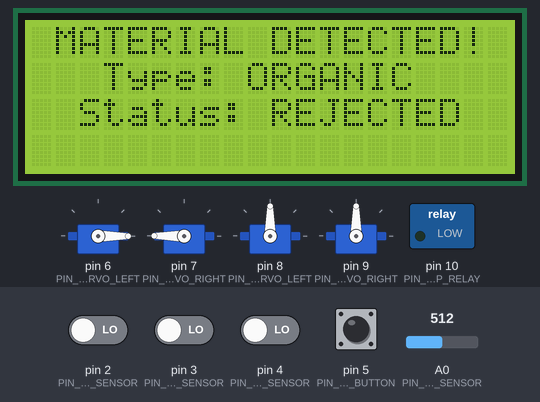
Bench run of a sketch on a simulated Arduino Uno, built with avr-gcc and run on an emulated ATmega328P. Parts: 20×4 character LCD, 4 × servo, switched loads named in the sketch (green lamp = pin HIGH). Inputs (shaded band) come from the test bench; at power-on: pin 5 (PIN_DISPENSE_BUTTON) HIGH, pin 2 (PIN_INDUCTIVE_SENSOR), pin 3 (PIN_CAPACITIVE_SENSOR), pin 4 (PIN_VIBRATION_SENSOR) LOW, A0 (PIN_MQ135_SENSOR) = 512. What the sketch prints to the serial monitor is not drawn.

Above: at 3.8 s.
3.9 s: A0 (PIN_MQ135_SENSOR) set to 415
13.5 s: A0 (PIN_MQ135_SENSOR) set to 382
At 16.8 s:
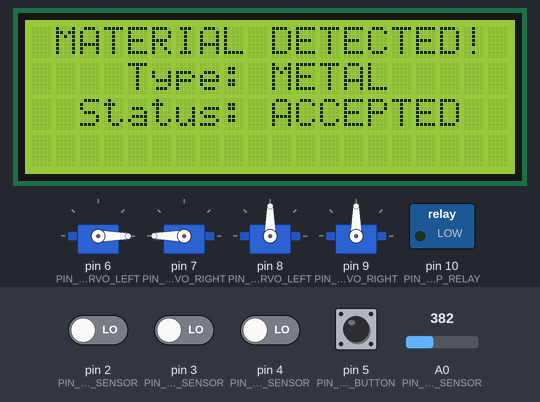
20.3 s: A0 (PIN_MQ135_SENSOR) set to 410
At 24.0 s:
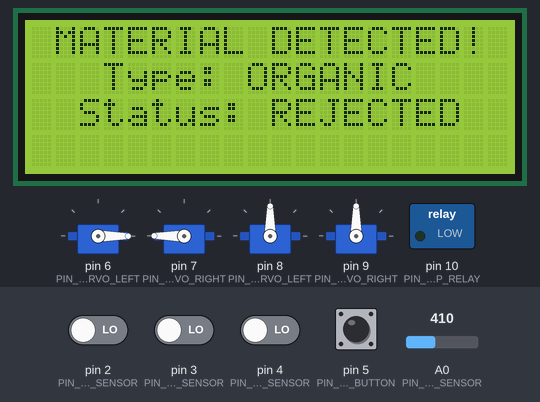
25.4 s: A0 (PIN_MQ135_SENSOR) set to 390
At 33.2 s:
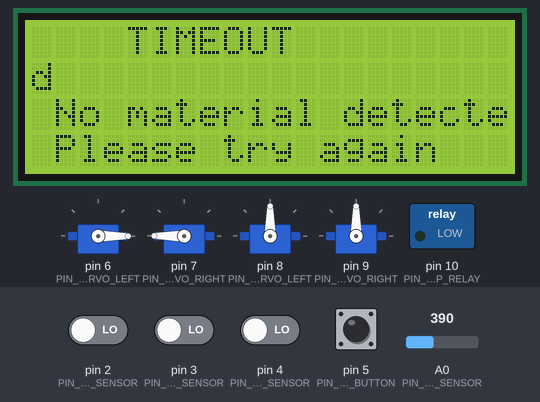
33.9 s: pin 2 (PIN_INDUCTIVE_SENSOR) driven HIGH
At 35.9 s:
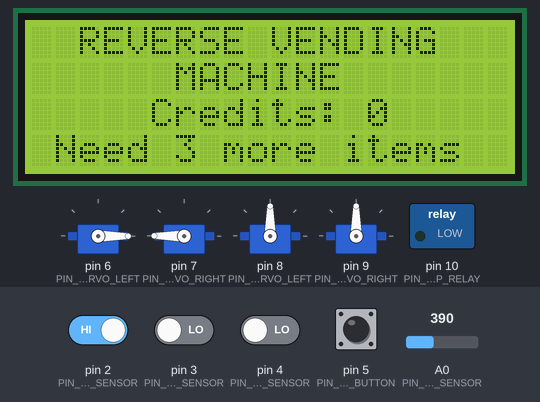
43.5 s: pin 2 (PIN_INDUCTIVE_SENSOR) driven LOW
At 48.0 s:
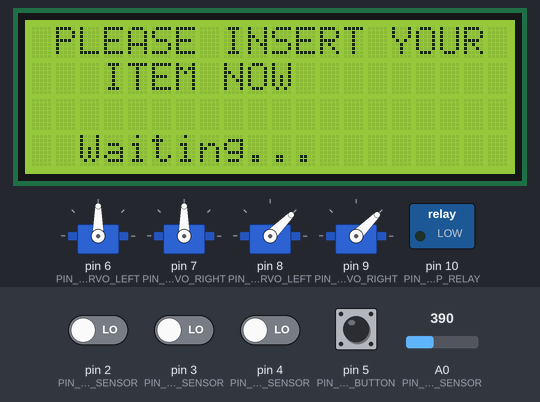
Timing chart, 0 to 54.1 s (numbered marks = the images above; inputs shaded):
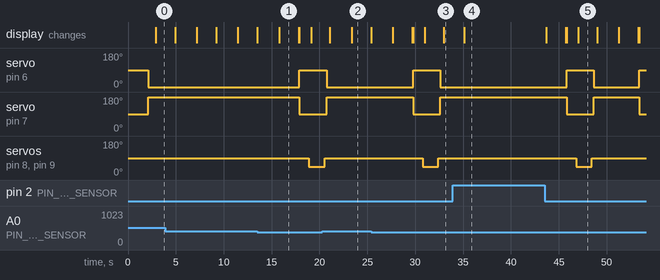

Measured:
- the behaviour switches between 401 and 400 on A0 (PIN_MQ135_SENSOR) (found by bisection; images 0 and 1)
- after the input at 13.5 s, servo on pin 6 (PIN_SHOOT_SERVO_LEFT): 0° → 90° after 4.4 s; servo on pin 7 (PIN_SHOOT_SERVO_RIGHT): 180° → 90° after 4.4 s; servo on pin 8 (PIN_FLAPPER_SERVO_LEFT), servo on pin 9 (PIN_FLAPPER_SERVO_RIGHT): 90° → 45° after 5.4 s; the display: first differs from a run without the input after 2.3 s (image 1)
- after the input at 20.3 s, the display: first differs from a run without the input after 3.0 s (image 2)
- after the input at 25.4 s, servo on pin 6 (PIN_SHOOT_SERVO_LEFT): 0° → 90° after 4.4 s, → 0° 2.8 s later; servo on pin 7 (PIN_SHOOT_SERVO_RIGHT): 180° → 90° after 4.4 s, → 180° 2.8 s later
- after the input at 33.9 s, servo on pin 6 (PIN_SHOOT_SERVO_LEFT): stays 0° (without the input it goes to 90° after 3.4 s); servo on pin 7 (PIN_SHOOT_SERVO_RIGHT): stays 180° (without the input it goes to 90° after 3.4 s)
- after the input at 43.5 s, servo on pin 6 (PIN_SHOOT_SERVO_LEFT): 0° → 90° after 2.3 s, → 0° 2.8 s later, → 90° 4.7 s later; servo on pin 7 (PIN_SHOOT_SERVO_RIGHT): 180° → 90° after 2.3 s, → 180° 2.8 s later, → 90° 4.7 s later
- what the display in image 1 shows lasts 2.0 s, from 15.8 s to 17.8 s

The sketch:

RVM_v1.ino
```cpp
/*
 * ============================================
 * REVERSE VENDING MACHINE (RVM) - Version 1.0
 * ============================================
 *
 * Description:
 * A machine that accepts plastic and metal recyclables
 * in exchange for water credits. Users deposit materials
 * and earn points to redeem water.
 *
 * Hardware:
 * - Arduino Microcontroller
 * - I2C LCD 20x4
 * - 4x SG90 Servo Motors (2 for shoot, 2 for flapper)
 * - LJ18A3-8-Z/BX NPN Inductive Proximity Sensor (Metal)
 * - LJC18A3-B-Z/BY PNP Capacitive Proximity Sensor (Plastic)
 * - MQ135 Gas Sensor (Biodegradable detection)
 * - Vibration Sensor (SW-420)
 * - Button Key Switch Sensor (Dispense button)
 * - Relay Module (Water pump control)
 *
 * Author: K1taru@github
 * Date: January 2026
 */

#include <Wire.h>
#include <LiquidCrystal_I2C.h>
#include <Servo.h>

// ============================================
// PIN DEFINITIONS
// ============================================

// Sensor Pins
#define PIN_MQ135_SENSOR        A0  // Biodegradable/Gas detection (Analog)
#define PIN_INDUCTIVE_SENSOR    2   // Metal detection (NPN Inductive)
#define PIN_CAPACITIVE_SENSOR   3   // Plastic detection (Capacitive)
#define PIN_VIBRATION_SENSOR    4   // Vibration sensor on flapper
#define PIN_DISPENSE_BUTTON     5   // Water dispense button

// Servo Pins
#define PIN_SHOOT_SERVO_LEFT    6   // Left servo for shoot door
#define PIN_SHOOT_SERVO_RIGHT   7   // Right servo for shoot door
#define PIN_FLAPPER_SERVO_LEFT  8   // Left servo for flapper
#define PIN_FLAPPER_SERVO_RIGHT 9   // Right servo for flapper

// Relay/Pump Pin
#define PIN_WATER_PUMP_RELAY    10  // Relay for water pump

// ============================================
// GLOBAL CONFIGURATION VARIABLES
// ============================================

// Points System
int waterCredits = 0;                       // Current accumulated points
const int POINTS_PER_MATERIAL = 1;          // Points earned per valid material
const int POINTS_REQUIRED_FOR_WATER = 3;    // Points needed to dispense water

// Sensor Thresholds
const int MQ135_BIODEGRADABLE_THRESHOLD = 400;  // Analog threshold for biodegradable detection

// Timing Configuration (in milliseconds)
const unsigned long SHOOT_OPEN_DELAY = 500;           // Delay after opening shoot
const unsigned long SHOOT_CLOSE_DELAY = 300;          // Delay after closing shoot
const unsigned long FLAPPER_MOVE_DELAY = 200;         // Delay for flapper movement
const unsigned long FLAPPER_RESET_DELAY = 500;        // Delay before flapper returns
const unsigned long WATER_DISPENSE_DURATION = 10000;   // Duration to dispense water (10 seconds)
const unsigned long SENSOR_READ_INTERVAL = 100;       // Interval between sensor readings
const unsigned long VIBRATION_TIMEOUT = 5000;         // Timeout waiting for vibration (5 seconds)
const unsigned long LCD_MESSAGE_DELAY = 2000;         // Duration for LCD messages
const unsigned long DEBOUNCE_DELAY = 50;              // Button debounce delay

// Servo Positions (in degrees)
const int SHOOT_SERVO_LEFT_CLOSED = 0;
const int SHOOT_SERVO_LEFT_OPEN = 90;
const int SHOOT_SERVO_RIGHT_CLOSED = 180;
const int SHOOT_SERVO_RIGHT_OPEN = 90;

const int FLAPPER_SERVO_LEFT_CENTER = 90;     // Center position (aligned with divider)
const int FLAPPER_SERVO_RIGHT_CENTER = 90;
const int FLAPPER_ANGLE_OFFSET = 45;          // Offset for directing materials

// Material Types
enum MaterialType {
  MATERIAL_NONE,
  MATERIAL_METAL,
  MATERIAL_PLASTIC,
  MATERIAL_BIODEGRADABLE
};

// ============================================
// OBJECT DECLARATIONS
// ============================================

// LCD Display (I2C address 0x27, 20 columns, 4 rows)
LiquidCrystal_I2C lcd(0x27, 20, 4);

// Servo Motors
Servo shootServoLeft;
Servo shootServoRight;
Servo flapperServoLeft;
Servo flapperServoRight;

// ============================================
// STATE VARIABLES
// ============================================

bool isShootOpen = false;
bool isFlapperMoved = false;
unsigned long lastSensorRead = 0;
unsigned long vibrationStartTime = 0;
bool waitingForVibration = false;
MaterialType detectedMaterial = MATERIAL_NONE;

// ============================================
// FUNCTION PROTOTYPES
// ============================================

void initializeSystem();
void initializeLCD();
void initializeServos();
void initializeSensors();
MaterialType detectMaterial();
bool isMetalDetected();
bool isPlasticDetected();
bool isBiodegradableDetected();
bool isVibrationDetected();
bool isDispenseButtonPressed();
void openShoot();
void closeShoot();
void moveFlapperForMetal();
void moveFlapperForPlastic();
void resetFlapper();
void dispenseWater();
void addCredit();
void updateLCDIdle();
void updateLCDDetection(MaterialType material);
void updateLCDProcessing();
void updateLCDDispensing();
void showMessage(const char* line1, const char* line2, const char* line3, const char* line4);
void centerText(int row, const char* text);

// ============================================
// SETUP FUNCTION
// ============================================

void setup() {
  Serial.begin(9600);
  Serial.println(F("RVM System Starting..."));

  initializeSystem();

  Serial.println(F("RVM System Ready!"));
}

// ============================================
// MAIN LOOP
// ============================================

void loop() {
  unsigned long currentMillis = millis();

  // Update idle display
  if (!waitingForVibration) {
    updateLCDIdle();
  }

  // Check for dispense button press
  if (isDispenseButtonPressed()) {
    if (waterCredits >= POINTS_REQUIRED_FOR_WATER) {
      dispenseWater();
    } else {
      showMessage("  NOT ENOUGH CREDITS", "", "    Need 3 points", "    to get water");
      delay(LCD_MESSAGE_DELAY);
    }
  }

  // Sensor reading with interval
  if (currentMillis - lastSensorRead >= SENSOR_READ_INTERVAL) {
    lastSensorRead = currentMillis;

    // If waiting for vibration (material in transit)
    if (waitingForVibration) {
      if (isVibrationDetected()) {
        // Material successfully deposited
        Serial.println(F("Vibration detected - Material deposited!"));
        addCredit();

        // Reset flapper and close shoot
        delay(FLAPPER_RESET_DELAY);
        resetFlapper();
        closeShoot();

        waitingForVibration = false;
        detectedMaterial = MATERIAL_NONE;

        showMessage("   THANK YOU!", "", "  Material accepted", "");
        delay(LCD_MESSAGE_DELAY);

      } else if (currentMillis - vibrationStartTime >= VIBRATION_TIMEOUT) {
        // Timeout - no material deposited
        Serial.println(F("Vibration timeout - No material deposited"));

        resetFlapper();
        closeShoot();

        waitingForVibration = false;
        detectedMaterial = MATERIAL_NONE;

        showMessage("    TIMEOUT", "", " No material detected", " Please try again");
        delay(LCD_MESSAGE_DELAY);
      }
    } else {
      // Normal operation - detect materials
      MaterialType material = detectMaterial();

      if (material != MATERIAL_NONE) {
        detectedMaterial = material;
        updateLCDDetection(material);
        delay(LCD_MESSAGE_DELAY);

        if (material == MATERIAL_BIODEGRADABLE) {
          // Reject biodegradable materials
          showMessage("     REJECTED!", "", "  Biodegradables", "  not accepted");
          delay(LCD_MESSAGE_DELAY);
          detectedMaterial = MATERIAL_NONE;

        } else {
          // Valid material - process it
          updateLCDProcessing();
          openShoot();
          delay(SHOOT_OPEN_DELAY);

          if (material == MATERIAL_METAL) {
            moveFlapperForMetal();
            Serial.println(F("Flapper moved for METAL (right bin)"));
          } else {
            moveFlapperForPlastic();
            Serial.println(F("Flapper moved for PLASTIC (left bin)"));
          }

          // Start waiting for vibration
          waitingForVibration = true;
          vibrationStartTime = currentMillis;

          showMessage(" PLEASE INSERT YOUR", "   ITEM NOW", "", "  Waiting...");
        }
      }
    }
  }
}

// ============================================
// INITIALIZATION FUNCTIONS
// ============================================

void initializeSystem() {
  initializeLCD();
  initializeServos();
  initializeSensors();

  // Show startup message
  showMessage("    REVERSE", "    VENDING", "    MACHINE", "   Starting...");
  delay(2000);

  // Close shoot and center flapper
  closeShoot();
  resetFlapper();
}

void initializeLCD() {
  lcd.init();
  lcd.backlight();
  lcd.clear();
  Serial.println(F("LCD Initialized"));
}

void initializeServos() {
  shootServoLeft.attach(PIN_SHOOT_SERVO_LEFT);
  shootServoRight.attach(PIN_SHOOT_SERVO_RIGHT);
  flapperServoLeft.attach(PIN_FLAPPER_SERVO_LEFT);
  flapperServoRight.attach(PIN_FLAPPER_SERVO_RIGHT);
  Serial.println(F("Servos Initialized"));
}

void initializeSensors() {
  pinMode(PIN_INDUCTIVE_SENSOR, INPUT);
  pinMode(PIN_CAPACITIVE_SENSOR, INPUT);
  pinMode(PIN_VIBRATION_SENSOR, INPUT);
  pinMode(PIN_DISPENSE_BUTTON, INPUT_PULLUP);
  pinMode(PIN_WATER_PUMP_RELAY, OUTPUT);

  // Ensure pump is off initially
  digitalWrite(PIN_WATER_PUMP_RELAY, LOW);

  Serial.println(F("Sensors Initialized"));
}

// ============================================
// SENSOR FUNCTIONS
// ============================================

MaterialType detectMaterial() {
  // Priority: Check for biodegradable first, then metal, then plastic
  if (isBiodegradableDetected()) {
    Serial.println(F("Biodegradable detected"));
    return MATERIAL_BIODEGRADABLE;
  }
  if (isMetalDetected()) {
    Serial.println(F("Metal detected"));
    return MATERIAL_METAL;
  }
  if (isPlasticDetected()) {
    Serial.println(F("Plastic detected"));
    return MATERIAL_PLASTIC;
  }
  return MATERIAL_NONE;
}

bool isMetalDetected() {
  // Inductive sensor: LOW when metal is detected (NPN type)
  return digitalRead(PIN_INDUCTIVE_SENSOR) == LOW;
}

bool isPlasticDetected() {
  // Capacitive sensor: HIGH when object detected (PNP type)
  // Note: Capacitive also detects metal, so check metal first
  return digitalRead(PIN_CAPACITIVE_SENSOR) == HIGH && !isMetalDetected();
}

bool isBiodegradableDetected() {
  // MQ135 sensor reads organic compounds/gases
  int gasValue = analogRead(PIN_MQ135_SENSOR);
  return gasValue > MQ135_BIODEGRADABLE_THRESHOLD;
}

bool isVibrationDetected() {
  return digitalRead(PIN_VIBRATION_SENSOR) == HIGH;
}

bool isDispenseButtonPressed() {
  static bool lastButtonState = HIGH;
  static unsigned long lastDebounceTime = 0;

  bool reading = digitalRead(PIN_DISPENSE_BUTTON);

  if (reading != lastButtonState) {
    lastDebounceTime = millis();
  }

  if ((millis() - lastDebounceTime) > DEBOUNCE_DELAY) {
    if (reading == LOW && lastButtonState == HIGH) {
      lastButtonState = reading;
      return true;
    }
  }

  lastButtonState = reading;
  return false;
}

// ============================================
// SERVO CONTROL FUNCTIONS
// ============================================

void openShoot() {
  shootServoLeft.write(SHOOT_SERVO_LEFT_OPEN);
  shootServoRight.write(SHOOT_SERVO_RIGHT_OPEN);
  isShootOpen = true;
  Serial.println(F("Shoot OPENED"));
  delay(SHOOT_OPEN_DELAY);
}

void closeShoot() {
  shootServoLeft.write(SHOOT_SERVO_LEFT_CLOSED);
  shootServoRight.write(SHOOT_SERVO_RIGHT_CLOSED);
  isShootOpen = false;
  Serial.println(F("Shoot CLOSED"));
  delay(SHOOT_CLOSE_DELAY);
}

void moveFlapperForMetal() {
  // Move flapper -45 degrees (right bin)
  flapperServoLeft.write(FLAPPER_SERVO_LEFT_CENTER - FLAPPER_ANGLE_OFFSET);
  flapperServoRight.write(FLAPPER_SERVO_RIGHT_CENTER - FLAPPER_ANGLE_OFFSET);
  isFlapperMoved = true;
  delay(FLAPPER_MOVE_DELAY);
}

void moveFlapperForPlastic() {
  // Move flapper +45 degrees (left bin)
  flapperServoLeft.write(FLAPPER_SERVO_LEFT_CENTER + FLAPPER_ANGLE_OFFSET);
  flapperServoRight.write(FLAPPER_SERVO_RIGHT_CENTER + FLAPPER_ANGLE_OFFSET);
  isFlapperMoved = true;
  delay(FLAPPER_MOVE_DELAY);
}

void resetFlapper() {
  // Return flapper to center position (90 degrees)
  flapperServoLeft.write(FLAPPER_SERVO_LEFT_CENTER);
  flapperServoRight.write(FLAPPER_SERVO_RIGHT_CENTER);
  isFlapperMoved = false;
  Serial.println(F("Flapper RESET to center"));
  delay(FLAPPER_MOVE_DELAY);
}

// ============================================
// WATER DISPENSE FUNCTION
// ============================================

void dispenseWater() {
  // Deduct credits
  waterCredits -= POINTS_REQUIRED_FOR_WATER;
  Serial.print(F("Dispensing water! Credits remaining: "));
  Serial.println(waterCredits);

  // Show dispensing message
  updateLCDDispensing();

  // Activate water pump
  digitalWrite(PIN_WATER_PUMP_RELAY, HIGH);
  delay(WATER_DISPENSE_DURATION);
  digitalWrite(PIN_WATER_PUMP_RELAY, LOW);

  showMessage("    ENJOY YOUR", "      WATER!", "", "   Thank you!");
  delay(LCD_MESSAGE_DELAY);
}

// ============================================
// CREDIT SYSTEM FUNCTIONS
// ============================================

void addCredit() {
  waterCredits += POINTS_PER_MATERIAL;
  Serial.print(F("Credit added! Total credits: "));
  Serial.println(waterCredits);

  // Check if user can claim water
  if (waterCredits >= POINTS_REQUIRED_FOR_WATER) {
    int availableWater = waterCredits / POINTS_REQUIRED_FOR_WATER;
    Serial.print(F("Water available: "));
    Serial.println(availableWater);
  }
}

// ============================================
// LCD DISPLAY FUNCTIONS
// ============================================

void updateLCDIdle() {
  lcd.clear();

  centerText(0, "REVERSE VENDING");
  centerText(1, "MACHINE");

  // Show credits and available water
  char line3[21];
  int availableWater = waterCredits / POINTS_REQUIRED_FOR_WATER;
  sprintf(line3, "Credits: %d", waterCredits);
  centerText(2, line3);

  char line4[21];
  if (availableWater > 0) {
    sprintf(line4, "Water Ready: %d", availableWater);
  } else {
    int needed = POINTS_REQUIRED_FOR_WATER - (waterCredits % POINTS_REQUIRED_FOR_WATER);
    sprintf(line4, "Need %d more items", needed);
  }
  centerText(3, line4);
}

void updateLCDDetection(MaterialType material) {
  lcd.clear();

  centerText(0, "MATERIAL DETECTED!");

  switch (material) {
    case MATERIAL_METAL:
      centerText(1, "Type: METAL");
      centerText(2, "Status: ACCEPTED");
      break;
    case MATERIAL_PLASTIC:
      centerText(1, "Type: PLASTIC");
      centerText(2, "Status: ACCEPTED");
      break;
    case MATERIAL_BIODEGRADABLE:
      centerText(1, "Type: ORGANIC");
      centerText(2, "Status: REJECTED");
      break;
    default:
      centerText(1, "Type: UNKNOWN");
      break;
  }

  centerText(3, "");
}

void updateLCDProcessing() {
  lcd.clear();
  centerText(0, "PROCESSING...");
  centerText(1, "");
  centerText(2, "Opening shoot");
  centerText(3, "Please wait...");
}

void updateLCDDispensing() {
  lcd.clear();
  centerText(0, "DISPENSING WATER");
  centerText(1, "");
  centerText(2, "Please wait...");
  centerText(3, "");
}

void showMessage(const char* line1, const char* line2, const char* line3, const char* line4) {
  lcd.clear();
  lcd.setCursor(0, 0);
  lcd.print(line1);
  lcd.setCursor(0, 1);
  lcd.print(line2);
  lcd.setCursor(0, 2);
  lcd.print(line3);
  lcd.setCursor(0, 3);
  lcd.print(line4);
}

void centerText(int row, const char* text) {
  int len = strlen(text);
  int padding = (20 - len) / 2;

  lcd.setCursor(0, row);

  // Clear the row first
  lcd.print("                    ");

  // Position and print centered text
  lcd.setCursor(padding > 0 ? padding : 0, row);
  lcd.print(text);
}
```
